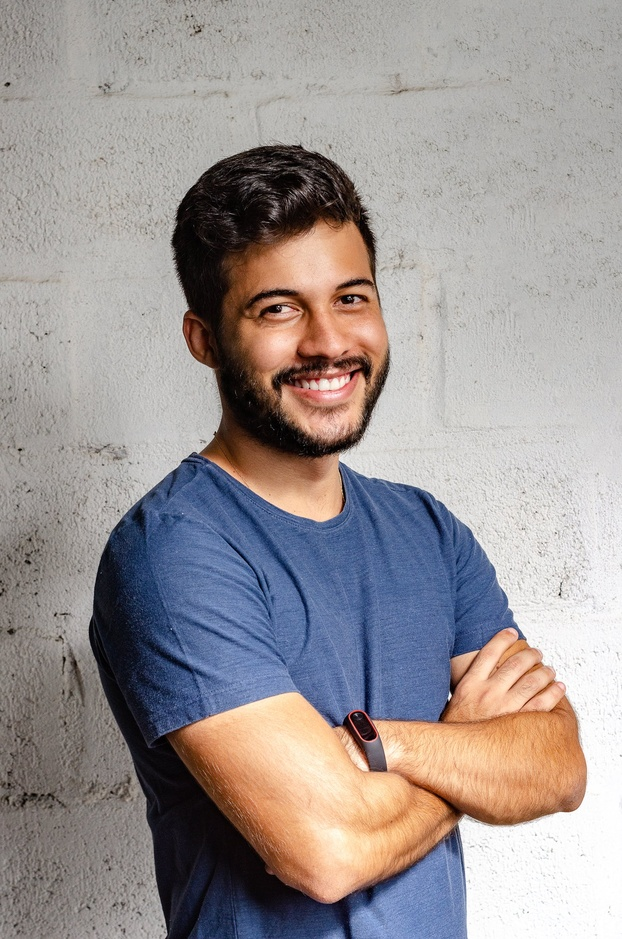
#> input picture face recognition/img1.jpg, 622 x 939 px, shrunk from 1987 x 3000 before the run
$ python facematcher.py
#> lines starting #> are read from the running program, lines starting #| are printed output that depends on the picture; long printed decimals are rounded
import cv2
import numpy as np

face_cascade = cv2.CascadeClassifier(cv2.data.haarcascades + 'haarcascade_frontalface_default.xml')
recognizer = cv2.face.LBPHFaceRecognizer_create()

image1 = cv2.imread("./img1.jpg")
#> image1 is the input picture: shape (939, 622, 3); mean B, G, R 148, 148.6, 155.8
image2 = cv2.imread("./img2.jpg")
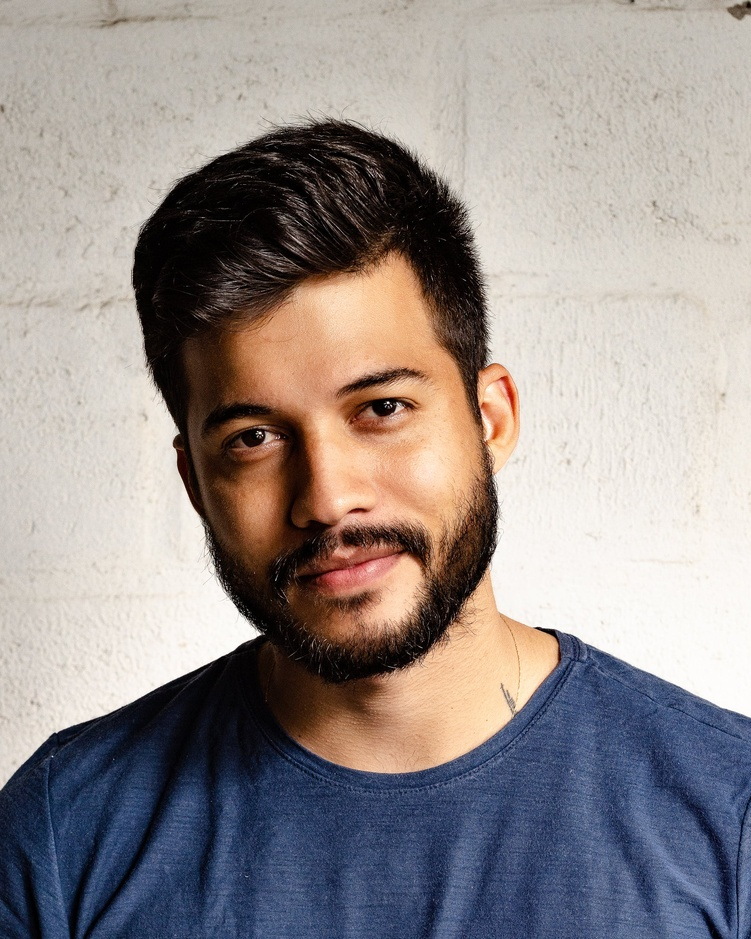
#> input picture face recognition/img2.jpg, 751 x 939 px, shrunk from 2400 x 3000 before the run
#> image2 is the input picture: shape (939, 751, 3); mean B, G, R 140.1, 142, 150.1

gray_image1 = cv2.cvtColor(image1, cv2.COLOR_BGR2GRAY)
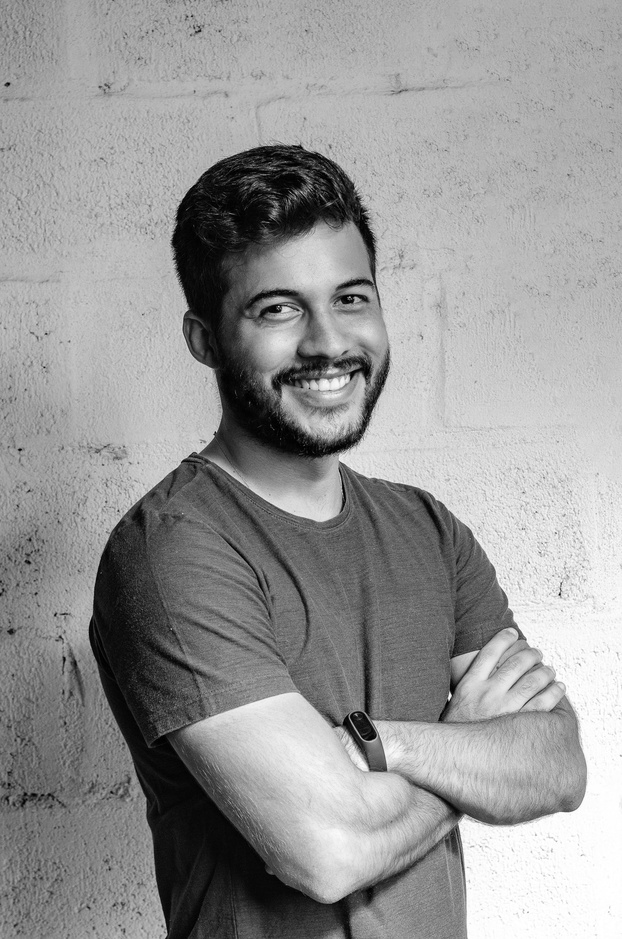
#> gray_image1: shape (939, 622); min 0, max 255, mean 150.7
gray_image2 = cv2.cvtColor(image2, cv2.COLOR_BGR2GRAY)
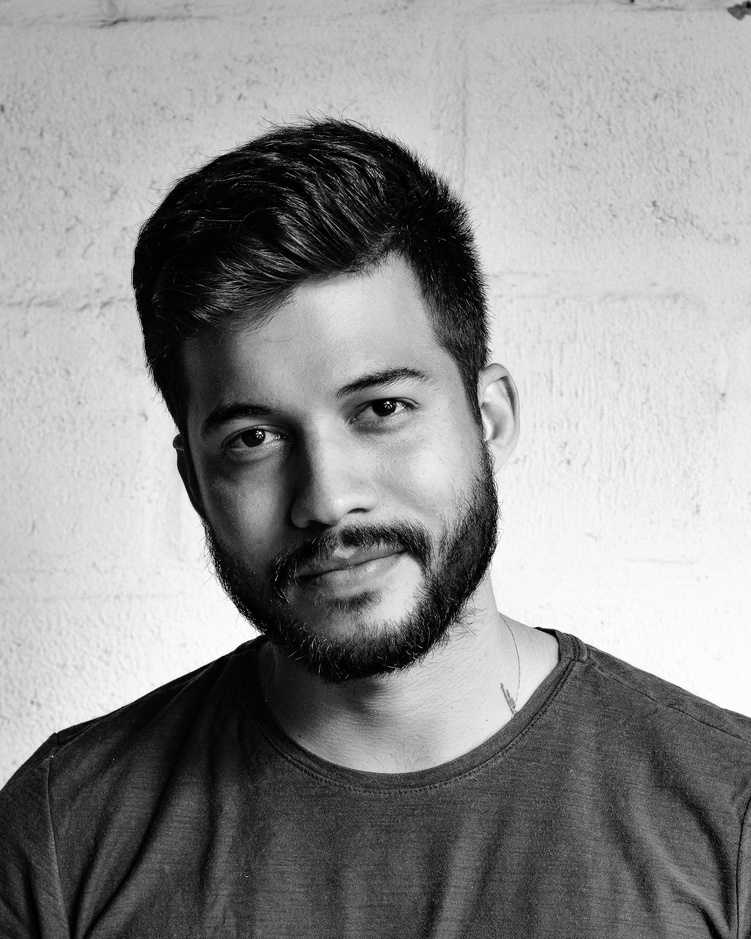
#> gray_image2: shape (939, 751); min 0, max 255, mean 144.1

faces1 = face_cascade.detectMultiScale(gray_image1, scaleFactor=1.1, minNeighbors=5)
#> faces1 = [[217, 225, 198, 198]]
faces2 = face_cascade.detectMultiScale(gray_image2, scaleFactor=1.1, minNeighbors=5)
#> faces2 = [[138, 266, 382, 382]]

training_data = []
labels = []

for (x, y, w, h) in faces1:
    face_roi = gray_image1[y:y+h, x:x+w]
    training_data.append(face_roi)
    labels.append(1)
#> this loop made 1 pass
#> pass 1, `face_roi = gray_image1[y:y+h, x:x+w]`:
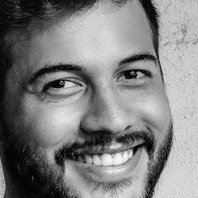
#> face_roi: shape (198, 198); min 0, max 249, mean 127.9
#> after the loop, labels = [1]; training_data = 1 item

for (x, y, w, h) in faces2:
    face_roi = gray_image2[y:y+h, x:x+w]
    training_data.append(face_roi)
    labels.append(1)
#> this loop made 1 pass
#> pass 1, `face_roi = gray_image2[y:y+h, x:x+w]`:
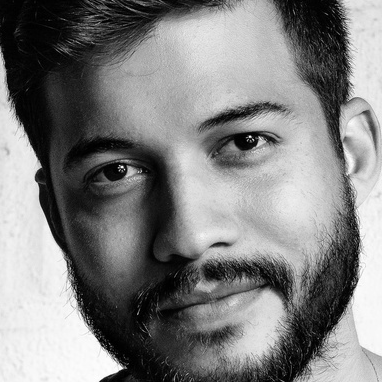
#> face_roi: shape (382, 382); min 0, max 255, mean 128.7
#> after the loop, labels = [1, 1]; training_data = 2 items

recognizer.train(training_data, np.array(labels))

label1, confidence1 = recognizer.predict(gray_image1)
#> label1 = 1; confidence1 = 26.84
label2, confidence2 = recognizer.predict(gray_image2)
#> label2 = 1; confidence2 = 31

print(f"Confidence 1: {confidence1}")
#| Confidence 1: 26.836
print(f"Confidence 2: {confidence2}")
#| Confidence 2: 31.004

threshold = 70
result = abs(confidence1 - confidence2) < threshold
#> result = True

print(result)
#| True
